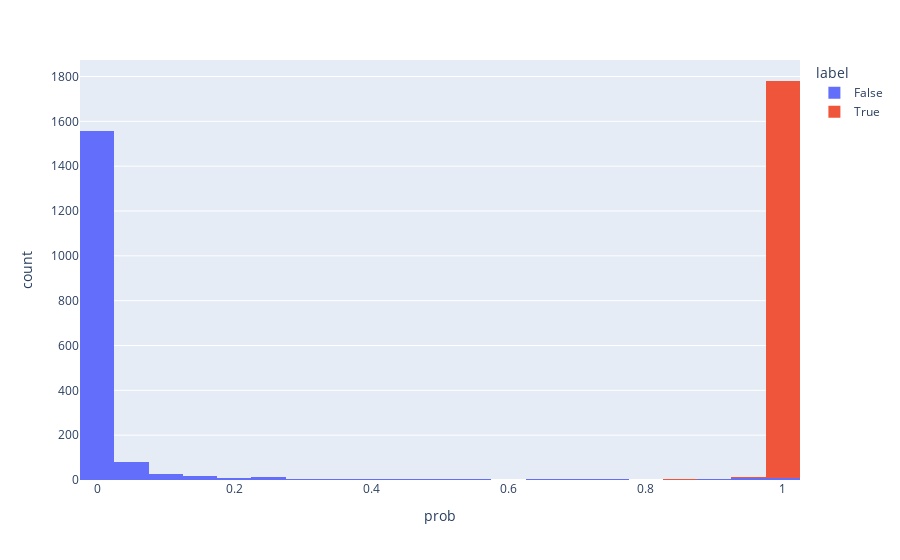

Here is the notebook cell this chart was saved with:
### Code cell
px.histogram(levelone_estimator.dfs[1]['train'], x='prob', color='label')

### Figure 1 — Plotly figure (JSON) as saved in the notebook; plotly's stock layout.template omitted (floating-point values rounded to 4 significant figures; data arrays with more than 128 entries replaced by an {"elided": "..."} marker saying what was removed)
{"data": [{"alignmentgroup": "True", "bingroup": "x", "hovertemplate": "label=False<br>prob=%{x}<br>count=%{y}<extra></extra>", "legendgroup": "False", "marker": {"color": "#636efa"}, "name": "False", "offsetgroup": "False", "orientation": "v", "showlegend": true, "type": "histogram", "x": {"elided": "1774 float values"}, "xaxis": "x", "yaxis": "y"}, {"alignmentgroup": "True", "bingroup": "x", "hovertemplate": "label=True<br>prob=%{x}<br>count=%{y}<extra></extra>", "legendgroup": "True", "marker": {"color": "#EF553B"}, "name": "True", "offsetgroup": "True", "orientation": "v", "showlegend": true, "type": "histogram", "x": {"elided": "1774 float values"}, "xaxis": "x", "yaxis": "y"}], "layout": {"autosize": true, "barmode": "relative", "legend": {"title": {"text": "label"}, "tracegroupgap": 0}, "margin": {"t": 60}, "xaxis": {"anchor": "y", "autorange": true, "domain": [0, 1], "range": [-0.025, 1.025], "title": {"text": "prob"}, "type": "linear"}, "yaxis": {"anchor": "x", "autorange": true, "domain": [0, 1], "range": [0, 1874.0], "title": {"text": "count"}}}}
